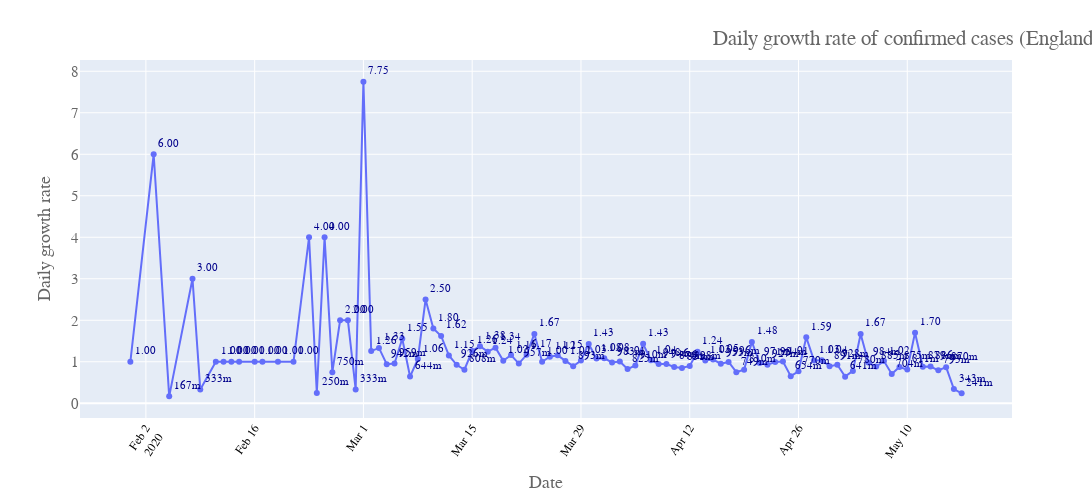

This figure's notebook cell:
### Code cell
fig = px.line(d2, x="Date", y='s_trend',text='s_trend',#color = 'Cases',
#              color_continuous_scale=px.colors.sequential.matter,
            )
fig.update_traces( texttemplate='%{text:.3s}',textposition='top right',
                  textfont=dict(
        family="sans serif",
        size=11,
        color="Darkblue"
    ))
fig.update_layout(#title_text='Daily changes (UK), Compared the confirmed cases with the previous day',
                  title={
        'text': 'Daily growth rate of confirmed cases (England)',
#         'y':1.3,
        'x':0.83,
        'xanchor': 'center',
        'yanchor': 'top'},
                  yaxis_title="Daily growth rate",
    font=dict(
        family="Courier New, monospace",
        size=15,
        color="#666666"
    ),
                  width=1500, height=500,coloraxis_showscale=False)
fig.write_image("images/{},s_trend.png".format(str(date.iloc[0].values)))
fig.update_xaxes(tickangle=-55, tickfont=dict(family='Rockwell', color='black', size=12))
fig.show()

### Figure 1 — Plotly figure (JSON) as saved in the notebook; plotly's stock layout.template omitted (floating-point values rounded to 4 significant figures)
{"data": [{"hovertemplate": "Date=%{x}<br>s_trend=%{text}<extra></extra>", "legendgroup": "", "line": {"color": "#636efa", "dash": "solid"}, "mode": "lines+markers+text", "name": "", "showlegend": false, "text": [0.2412, 0.3429, 0.8704, 0.7934, 0.8859, 0.8787, 1.702, 0.8114, 0.875, 0.7043, 1.017, 0.8854, 0.9836, 1.67, 0.7795, 0.6414, 0.9282, 0.891, 1.037, 1.031, 1.589, 0.77, 0.6536, 1.007, 0.9939, 0.9273, 0.9708, 1.478, 0.8103, 0.7488, 0.9962, 0.9526, 1.054, 1.03, 1.24, 0.8978, 0.8509, 0.8757, 0.946, 0.9475, 1.037, 1.433, 0.9098, 0.8245, 1.006, 0.9826, 1.085, 1.079, 1.43, 1.028, 0.8934, 1.017, 1.154, 1.12, 1.0, 1.671, 1.167, 0.9565, 1.162, 1.022, 1.34, 1.244, 1.375, 1.26, 0.8077, 0.9264, 1.153, 1.622, 1.8, 2.5, 1.064, 0.6438, 1.553, 0.9592, 0.9423, 1.333, 1.258, 7.75, 0.3333, 2, 2, 0.75, 4, 0.25, 4, 1, 1, 1, 1, 1, 1, 1, 1, 0.3333, 3, 0.1667, 6, 1], "textfont": {"color": "Darkblue", "family": "sans serif", "size": 11}, "textposition": "top right", "texttemplate": "%{text:.3s}", "type": "scatter", "x": ["2020-05-17", "2020-05-16", "2020-05-15", "2020-05-14", "2020-05-13", "2020-05-12", "2020-05-11", "2020-05-10", "2020-05-09", "2020-05-08", "2020-05-07", "2020-05-06", "2020-05-05", "2020-05-04", "2020-05-03", "2020-05-02", "2020-05-01", "2020-04-30", "2020-04-29", "2020-04-28", "2020-04-27", "2020-04-26", "2020-04-25", "2020-04-24", "2020-04-23", "2020-04-22", "2020-04-21", "2020-04-20", "2020-04-19", "2020-04-18", "2020-04-17", "2020-04-16", "2020-04-15", "2020-04-14", "2020-04-13", "2020-04-12", "2020-04-11", "2020-04-10", "2020-04-09", "2020-04-08", "2020-04-07", "2020-04-06", "2020-04-05", "2020-04-04", "2020-04-03", "2020-04-02", "2020-04-01", "2020-03-31", "2020-03-30", "2020-03-29", "2020-03-28", "2020-03-27", "2020-03-26", "2020-03-25", "2020-03-24", "2020-03-23", "2020-03-22", "2020-03-21", "2020-03-20", "2020-03-19", "2020-03-18", "2020-03-17", "2020-03-16", "2020-03-15", "2020-03-14", "2020-03-13", "2020-03-12", "2020-03-11", "2020-03-10", "2020-03-09", "2020-03-08", "2020-03-07", "2020-03-06", "2020-03-05", "2020-03-04", "2020-03-03", "2020-03-02", "2020-03-01", "2020-02-29", "2020-02-28", "2020-02-27", "2020-02-26", "2020-02-25", "2020-02-24", "2020-02-23", "2020-02-21", "2020-02-19", "2020-02-17", "2020-02-16", "2020-02-14", "2020-02-13", "2020-02-12", "2020-02-11", "2020-02-09", "2020-02-08", "2020-02-05", "2020-02-03", "2020-01-31"], "xaxis": "x", "y": [0.2412, 0.3429, 0.8704, 0.7934, 0.8859, 0.8787, 1.702, 0.8114, 0.875, 0.7043, 1.017, 0.8854, 0.9836, 1.67, 0.7795, 0.6414, 0.9282, 0.891, 1.037, 1.031, 1.589, 0.77, 0.6536, 1.007, 0.9939, 0.9273, 0.9708, 1.478, 0.8103, 0.7488, 0.9962, 0.9526, 1.054, 1.03, 1.24, 0.8978, 0.8509, 0.8757, 0.946, 0.9475, 1.037, 1.433, 0.9098, 0.8245, 1.006, 0.9826, 1.085, 1.079, 1.43, 1.028, 0.8934, 1.017, 1.154, 1.12, 1.0, 1.671, 1.167, 0.9565, 1.162, 1.022, 1.34, 1.244, 1.375, 1.26, 0.8077, 0.9264, 1.153, 1.622, 1.8, 2.5, 1.064, 0.6438, 1.553, 0.9592, 0.9423, 1.333, 1.258, 7.75, 0.3333, 2, 2, 0.75, 4, 0.25, 4, 1, 1, 1, 1, 1, 1, 1, 1, 0.3333, 3, 0.1667, 6, 1], "yaxis": "y"}], "layout": {"coloraxis": {"showscale": false}, "font": {"color": "#666666", "family": "Courier New, monospace", "size": 15}, "height": 500, "legend": {"tracegroupgap": 0}, "margin": {"t": 60}, "title": {"text": "Daily growth rate of confirmed cases (England)", "x": 0.83, "xanchor": "center", "yanchor": "top"}, "width": 1500, "xaxis": {"anchor": "y", "domain": [0, 1], "tickangle": -55, "tickfont": {"color": "black", "family": "Rockwell", "size": 12}, "title": {"text": "Date"}}, "yaxis": {"anchor": "x", "domain": [0, 1], "title": {"text": "Daily growth rate"}}}}
